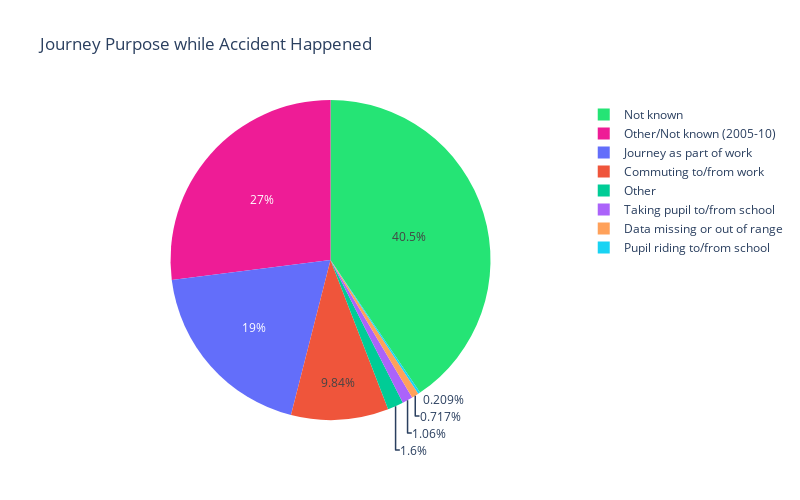

Write notebook code for a chart like this one.
### Code cell
pie_visual = go.Pie(labels=journey_label, values=accident_count, marker=dict(colors=['#25e475', '#ee1c96',]))

layout = go.Layout(title='Journey Purpose while Accident Happened', width=800, height=500)
fig = go.Figure(data=[pie_visual], layout=layout)
iplot(fig)

### Figure 1 — Plotly figure (JSON) as saved in the notebook; plotly's stock layout.template omitted (floating-point values rounded to 4 significant figures)
{"data": [{"labels": ["Not known", "Other/Not known (2005-10)", "Journey as part of work", "Commuting to/from work", "Other", "Taking pupil to/from school", "Data missing or out of range", "Pupil riding to/from school"], "marker": {"colors": ["#25e475", "#ee1c96"]}, "type": "pie", "values": [834626, 555726, 391713, 202525, 32965, 21792, 14763, 4298]}], "layout": {"height": 500, "title": {"text": "Journey Purpose while Accident Happened"}, "width": 800}}
